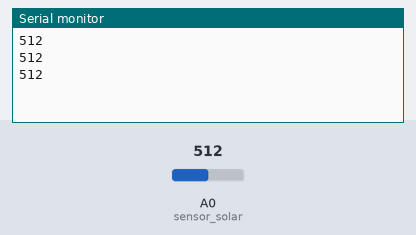
The sketch below on a simulated Arduino Uno, built with avr-gcc and run on an emulated ATmega328P. On the bench: the last lines printed to the serial monitor. Inputs (shaded band) come from the test bench; at power-on: A0 (sensor_solar) = 512.

Above: at 1.3 s.
1.4 s: A0 (sensor_solar) set to 716
At 1.9 s:
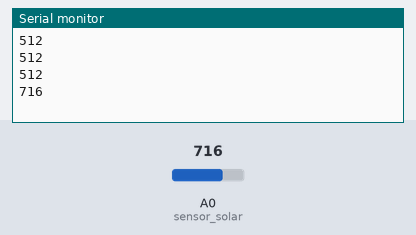
2.9 s: A0 (sensor_solar) set to 900
At 3.4 s:
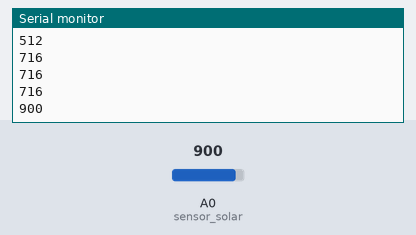
Timing chart, 0 to 5.9 s (numbered marks = the images above; inputs shaded):
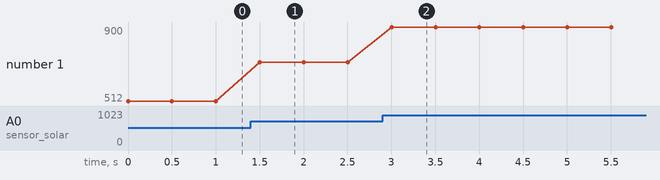

Measured:
- after the input at 1.4 s, the serial monitor: prints a new line after 0.10 s (image 1)
- after the input at 2.9 s, the serial monitor: prints a new line after 0.10 s (image 2)
- plotted number 1: 512 → 716 after the input at 1.4 s, 716 → 900 after the input at 2.9 s

The sketch:

sensor_solar.ino
```cpp
// Oficina Virtual de Cubesats
// SNCT 2020 - Instituto Nacional de Pesquisas Espaciais - INPE
// Lazaro Camargo (lazaro.camargo@inpe.br)

// Teste do Sensor Solar

int sensor_solar = 0;
int valor;

void setup()
{
  Serial.begin(9600);
}

void loop()
{
  valor = analogRead(sensor_solar);
  Serial.println(valor);
  delay(500);
}
```
